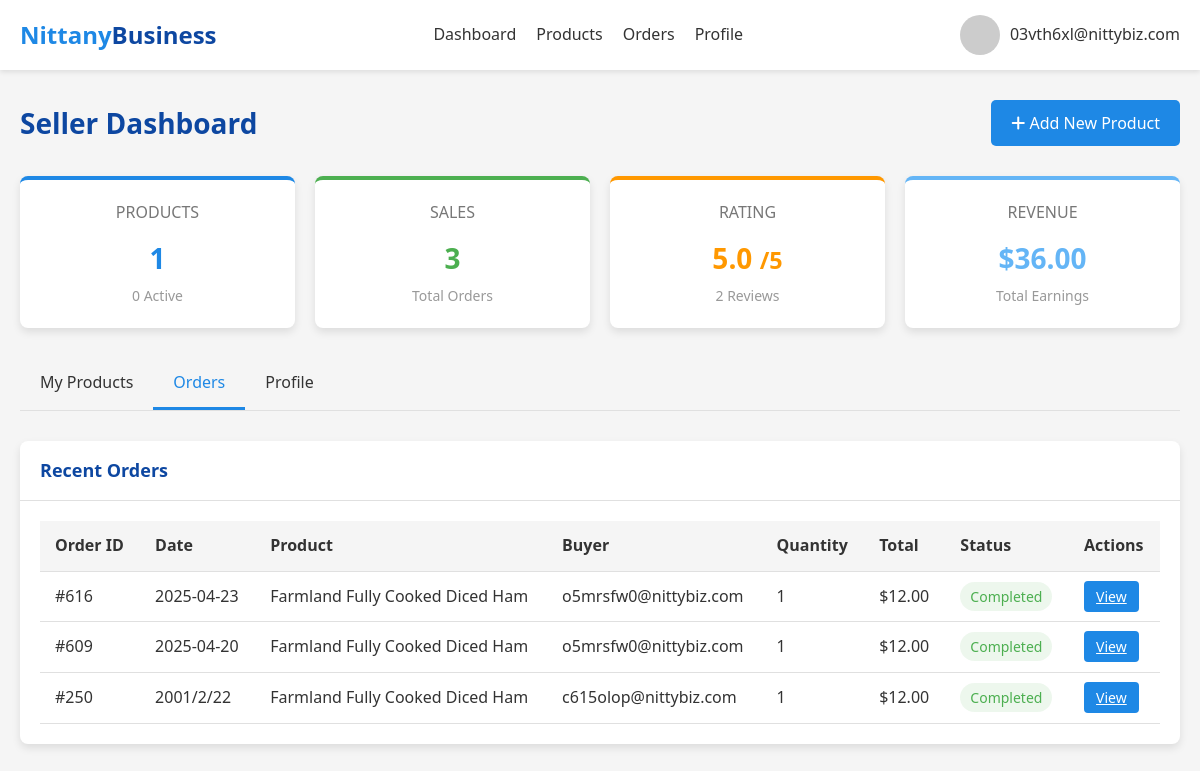
Screenshot of /seller_dashboard?tab=orders (signed in) with the database file from the repository.
### tables this page shows
CREATE TABLE Orders (
    order_id INTEGER PRIMARY KEY,
    seller_email TEXT NOT NULL,
    listing_id INTEGER NOT NULL,
    buyer_email TEXT NOT NULL,
    date TEXT NOT NULL,
    quantity INTEGER NOT NULL,
    payment REAL NOT NULL,
    FOREIGN KEY (seller_email, listing_id) REFERENCES Product_Listings(seller_email, listing_id),
    FOREIGN KEY (buyer_email) REFERENCES Buyer(email)
);

CREATE TABLE Product_Listings (
    seller_email TEXT,
    listing_id INTEGER,
    category TEXT NOT NULL,
    product_title TEXT NOT NULL,
    product_name TEXT NOT NULL,
    product_description TEXT,
    quantity INTEGER NOT NULL,
    product_price REAL NOT NULL,
    status TEXT NOT NULL,
    PRIMARY KEY (seller_email, listing_id),
    FOREIGN KEY (seller_email) REFERENCES Sellers(email),
    FOREIGN KEY (category) REFERENCES Categories(category_name)
);

### app.py (the view)
@app.route('/seller_dashboard')
def seller_dashboard():
    if 'user_email' not in session:
        return redirect(url_for('login'))
    if session['user_type'] != 'seller':
        return redirect(url_for('dashboard'))
    conn = get_db_connection()
    seller = conn.execute(
        'SELECT * FROM Sellers WHERE email = ?',
        (session['user_email'],)
    ).fetchone()
    address = None
    if seller and seller['business_address_id']:
        address = conn.execute(
            '''SELECT a.*, z.city, z.state
               FROM Address a
               JOIN Zipcode_Info z ON a.zipcode = z.zipcode
               WHERE a.address_id = ?''',
            (seller['business_address_id'],)
        ).fetchone()
    products = conn.execute(
        '''SELECT * FROM Product_Listings
           WHERE Seller_Email = ?
           ORDER BY Listing_ID DESC''',
        (session['user_email'],)
    ).fetchall()
    product_count = len(products)
    active_product_count = sum(1 for p in products if p['Status'] == 1)
    orders = conn.execute(
        '''SELECT o.*, pl.Product_Title, pl.Product_Description, pl.Product_Price, b.email as buyer_email
           FROM Orders o
           JOIN Product_Listings pl ON o.Listing_ID = pl.Listing_ID
           JOIN Buyer b ON o.Buyer_Email = b.email
           WHERE o.Seller_Email = ?
           ORDER BY o.Date DESC''',
        (session['user_email'],)
    ).fetchall()
    order_count = len(orders)
    total_revenue = sum(float(o['Product_Price']) * int(o['Quantity']) for o in orders)
    avg_rating_result = conn.execute(
        '''SELECT AVG(r.Rating) as avg_rating, COUNT(r.Rating) as review_count
           FROM Reviews r
           JOIN Orders o ON r.Order_ID = o.Order_ID
           WHERE o.Seller_Email = ?''',
        (session['user_email'],)
    ).fetchone()
    avg_rating = avg_rating_result['avg_rating'] if avg_rating_result and avg_rating_result['avg_rating'] is not None else None
    review_count = avg_rating_result['review_count'] if avg_rating_result else 0
    categories = conn.execute(
        'SELECT category_name FROM Categories ORDER BY category_name'
    ).fetchall()
    conn.close()
    active_tab = request.args.get('tab', 'products')
    return render_template(
        'seller_dashboard.html',
        user_email=session['user_email'],
        user_type=session['user_type'],
        seller=seller,
        address=address,
        products=products,
        orders=orders,
        categories=categories,
        product_count=product_count,
        active_product_count=active_product_count,
        order_count=order_count,
        total_revenue=total_revenue,
        avg_rating=avg_rating,
        review_count=review_count,
        active_tab=active_tab
    )

### app.py (called while the page is built)
def get_db_connection():
    conn = sqlite3.connect(app.config['DATABASE'])
    conn.row_factory = sqlite3.Row
    return conn

### templates/seller_dashboard.html (shortened to what this page needs)
<!DOCTYPE html>
<html lang="en">
<head>
    <link rel="stylesheet" href="https://cdnjs.cloudflare.com/ajax/libs/font-awesome/6.4.0/css/all.min.css">
</head>
<body>
    <header>
        <div class="container">
            <nav class="navbar">
                <a href="/" class="logo">Nittany<span>Business</span></a>
                <div class="nav-links">
                    <a href="/seller_dashboard">Dashboard</a>
                    <a href="/seller_dashboard?tab=products">Products</a>
                    <a href="/seller_dashboard?tab=orders">Orders</a>
                    <a href="/seller_dashboard?tab=profile">Profile</a>
                </div>
                <div class="user-menu">
                    <img src="/static/images/user-default.jpg" alt="User Avatar"
                        onerror="this.onerror=null;this.src='https://placehold.co/40x40/0d47a1/ffffff?text=User';">
                    <span>{{ user_email }}</span>
                </div>
            </nav>
        </div>
    </header>
    <main>
        <div class="container">
            <div class="dashboard-header">
                <h1>Seller Dashboard</h1>
                <button class="btn btn-primary add-product-btn" onclick="openAddProductModal()">
                    <i class="fas fa-plus"></i> Add New Product
                </button>
            </div>
            <div class="summary-grid">
                <div class="summary-card products">
                    <div class="title">PRODUCTS</div>
                    <div class="value">{{ product_count }}</div>
                    <div class="subtitle">{{ active_product_count }} Active</div>
                </div>
                <div class="summary-card sales">
                    <div class="title">SALES</div>
                    <div class="value">{{ order_count }}</div>
                    <div class="subtitle">Total Orders</div>
                </div>
                <div class="summary-card rating">
                    <div class="title">RATING</div>
                    <div class="value">
                        {{ "%.1f"|format(avg_rating) if avg_rating else "N/A" }}
                        {% if avg_rating %}
                        <small>/5</small>
                        {% endif %}
                    </div>
                    <div class="subtitle">{{ review_count }} Reviews</div>
                </div>
                <div class="summary-card revenue">
                    <div class="title">REVENUE</div>
                    <div class="value">${{ "%.2f"|format(total_revenue) }}</div>
                    <div class="subtitle">Total Earnings</div>
                </div>
            </div>
            <div class="tabs">
                <div class="tab {% if active_tab == 'products' %}active{% endif %}" data-tab="products">My Products
                </div>
                <div class="tab {% if active_tab == 'orders' %}active{% endif %}" data-tab="orders">Orders</div>
                <div class="tab {% if active_tab == 'profile' %}active{% endif %}" data-tab="profile">Profile</div>
            </div>
            <div class="tab-content {% if active_tab == 'orders' %}active{% endif %}" id="orders-content">
                <div class="card">
                    <div class="card-header">
                        <h2>Recent Orders</h2>
                    </div>
                    <div class="card-body">
                        {% if orders %}
                        <table class="order-table">
                            <thead>
                                <tr>
                                    <th>Order ID</th>
                                    <th>Date</th>
                                    <th>Product</th>
                                    <th>Buyer</th>
                                    <th>Quantity</th>
                                    <th>Total</th>
                                    <th>Status</th>
                                    <th>Actions</th>
                                </tr>
                            </thead>
                            <tbody>
                                {% for order in orders %}
                                <tr>
                                    <td>#{{ order.Order_ID }}</td>
                                    <td>{{ order.Date }}</td>
                                    <td>{{ order.Product_Title }}</td>
                                    <td>{{ order.buyer_email }}</td>
                                    <td>{{ order.Quantity }}</td>
                                    <td>${{ "%.2f"|format(order.Product_Price * order.Quantity) }}</td>
                                    <td>
                                        {% if order.Payment > 0 %}
                                        <span class="order-status status-completed">Completed</span>
                                        {% else %}
                                        <span class="order-status status-pending">Pending</span>
                                        {% endif %}
                                    </td>
                                    <td>
                                        <a href="/order/{{ order.Order_ID }}" class="action-btn view-btn">View</a>
                                    </td>
                                </tr>
                                {% endfor %}
                            </tbody>
                        </table>
                        {% endif %}
                    </div>
                </div>
            </div>
        </div>
    </main>
</body>
</html>

### templates/seller_dashboard.html (style rules this page uses)
:root { --primary-color: #1e88e5; --secondary-color: #0d47a1; --accent-color: #64b5f6; --success-color: #4caf50; --warning-color: #ff9800; --danger-color: #f44336; --text-color: #333; --light-bg: #f5f5f5; --card-shadow: 0 4px 8px rgba(0, 0, 0, 0.1); --hover-transition: all 0.3s ease; --border-color: #e0e0e0; }
* { margin: 0; padding: 0; box-sizing: border-box; font-family: 'Segoe UI', Tahoma, Geneva, Verdana, sans-serif; }
body { background-color: var(--light-bg); color: var(--text-color); line-height: 1.6; min-height: 100vh; display: flex; flex-direction: column; }
.container { max-width: 1200px; margin: 0 auto; padding: 0 20px; }
header { background-color: white; box-shadow: 0 2px 5px rgba(0, 0, 0, 0.1); position: sticky; top: 0; z-index: 100; }
.navbar { display: flex; justify-content: space-between; align-items: center; padding: 15px 0; }
.logo { font-size: 24px; font-weight: bold; color: var(--primary-color); text-decoration: none; }
.logo span { color: var(--secondary-color); }
.nav-links { display: flex; gap: 20px; }
.nav-links a { color: var(--text-color); text-decoration: none; font-weight: 500; transition: var(--hover-transition); }
.user-menu { position: relative; display: flex; align-items: center; cursor: pointer; }
.user-menu img { width: 40px; height: 40px; border-radius: 50%; margin-right: 10px; }
main { flex: 1; padding: 30px 0; }
.dashboard-header { display: flex; justify-content: space-between; align-items: center; margin-bottom: 30px; }
.dashboard-header h1 { font-size: 28px; color: var(--secondary-color); }
.tabs { display: flex; border-bottom: 1px solid var(--border-color); margin-bottom: 30px; }
.tab { padding: 12px 20px; cursor: pointer; border-bottom: 3px solid transparent; font-weight: 500; transition: var(--hover-transition); }
.tab.active { border-bottom-color: var(--primary-color); color: var(--primary-color); }
.tab-content { display: none; }
.tab-content.active { display: block; }
.card { background-color: white; border-radius: 8px; box-shadow: var(--card-shadow); margin-bottom: 20px; overflow: hidden; }
.card-header { padding: 15px 20px; border-bottom: 1px solid var(--border-color); display: flex; justify-content: space-between; align-items: center; }
.card-header h2 { font-size: 18px; color: var(--secondary-color); }
.card-body { padding: 20px; }
.summary-grid { display: grid; grid-template-columns: repeat(auto-fit, minmax(250px, 1fr)); gap: 20px; margin-bottom: 30px; }
.summary-card { background-color: white; border-radius: 8px; box-shadow: var(--card-shadow); padding: 20px; text-align: center; border-top: 4px solid var(--primary-color); }
.summary-card .title { font-size: 16px; color: #777; margin-bottom: 10px; }
.summary-card .value { font-size: 28px; font-weight: 700; color: var(--primary-color); margin-bottom: 5px; }
.summary-card .subtitle { font-size: 14px; color: #999; }
.summary-card.sales { border-top-color: var(--success-color); }
.summary-card.sales .value { color: var(--success-color); }
.summary-card.rating { border-top-color: var(--warning-color); }
.summary-card.rating .value { color: var(--warning-color); }
.summary-card.revenue { border-top-color: var(--accent-color); }
.summary-card.revenue .value { color: var(--accent-color); }
.action-btn { padding: 6px 12px; border-radius: 4px; font-size: 14px; font-weight: 500; cursor: pointer; transition: var(--hover-transition); border: none; color: white; margin-right: 5px; }
.order-table { width: 100%; border-collapse: collapse; }
.order-table th, .order-table td { padding: 12px 15px; text-align: left; border-bottom: 1px solid var(--border-color); }
.order-table th { background-color: var(--light-bg); font-weight: 600; }
.order-status { padding: 5px 10px; border-radius: 20px; font-size: 14px; font-weight: 500; }
.status-completed { background-color: rgba(76, 175, 80, 0.1); color: var(--success-color); }
.view-btn { background-color: var(--primary-color); }
.btn { padding: 12px 20px; border-radius: 5px; font-weight: 500; cursor: pointer; transition: var(--hover-transition); text-decoration: none; display: inline-block; font-size: 16px; }
.btn-primary { background-color: var(--primary-color); color: white; border: none; }

### rows the page displays
Orders: Order_ID "616", Date "2025-04-23", Product_Title "Farmland Fully Cooked Diced Ham", buyer_email "o5mrsfw0@nittybiz.com", Quantity "1", payment "Completed"
Product_Listings: order.Product_Price*order.Quantity "12.00"
Orders: Order_ID "609", Date "2025-04-20", Product_Title "Farmland Fully Cooked Diced Ham", buyer_email "o5mrsfw0@nittybiz.com", Quantity "1", payment "Completed"
Orders: Order_ID "250", Date "2001/2/22", Product_Title "Farmland Fully Cooked Diced Ham", buyer_email "c615olop@nittybiz.com", Quantity "1", payment "Completed"

### other values shown
{{ user_email }} "03vth6xl@nittybiz.com"
{{ product_count }} "1"
{{ active_product_count }} "0"
{{ order_count }} "3"
{{ "%.1f"|format(avg_rating) if avg_rating else "N/A" }} "5.0"
{{ review_count }} "2"
{{ "%.2f"|format(total_revenue) }} "36.00"
